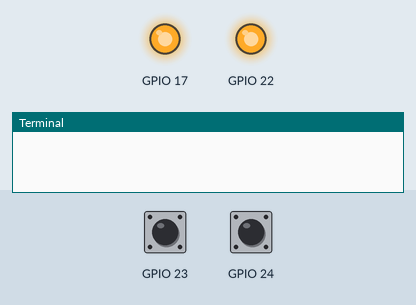
Simulated run of this program. Board: Raspberry Pi (BCM pin numbers). Parts: output pins drawn as LEDs (lit = HIGH), the last lines printed to the terminal. The test bench sets the inputs (shaded band); at power-on: GPIO 23 HIGH, GPIO 24 HIGH.

Above: at 1.2 s.
1.3 s: GPIO 23 pulled LOW for 0.15 s
At 1.7 s:
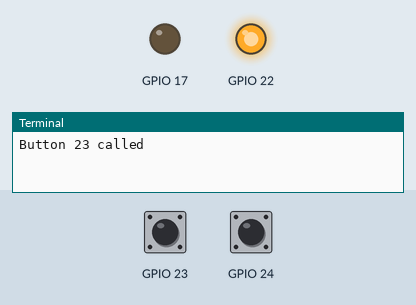
2.9 s: GPIO 24 pulled LOW for 0.15 s
At 4.1 s:
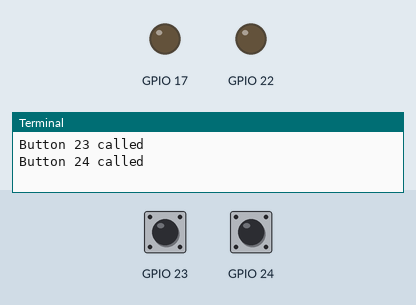
4.5 s: GPIO 23 pulled LOW for 1 s
At 5.3 s:
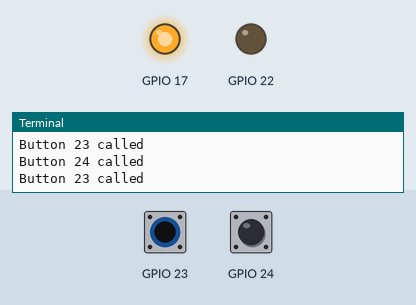
7.0 s: GPIO 23 pulled LOW for 3.2 s
At 8.4 s:
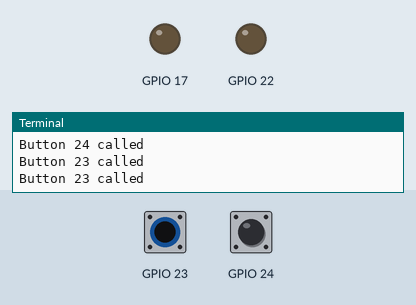
11.7 s: GPIO 24 pulled LOW for 1 s
At 12.0 s:
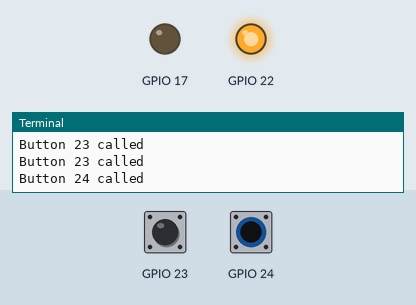
Timing chart, 0 to 14.7 s (numbered marks = the images above; inputs shaded):
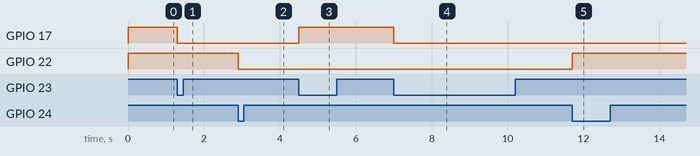

The program:

gpio_callback.py
```python
#!/usr/bin/python

import RPi.GPIO as GPIO

GPIO.setmode(GPIO.BCM)

GPIO.setup(17, GPIO.OUT)
GPIO.setup(22, GPIO.OUT)

GPIO.output(17, True);
GPIO.output(22, True);

GPIO.setup(23, GPIO.IN, pull_up_down = GPIO.PUD_UP)
GPIO.setup(24, GPIO.IN, pull_up_down = GPIO.PUD_UP)

def event(channel):
	print "Button %d called" % channel ;

	if ( channel == 23 ):
		GPIO.output(17, not GPIO.input(17))

	if ( channel == 24 ):
		GPIO.output(22, not GPIO.input(22))

GPIO.add_event_detect(24, GPIO.FALLING)
GPIO.add_event_callback(24, event)

GPIO.add_event_detect(23, GPIO.FALLING)
GPIO.add_event_callback(23, event)

while True:
	c = 1 + 1

GPIO.cleanup()
```

Measured:
- after the input at 1.3 s, GPIO 17: HIGH → LOW at once
- after the input at 2.9 s, GPIO 22: HIGH → LOW at once
- after the input at 4.5 s, GPIO 17: LOW → HIGH at once
- after the input at 7.0 s, GPIO 17: HIGH → LOW at once
- after the input at 11.7 s, GPIO 22: LOW → HIGH at once
